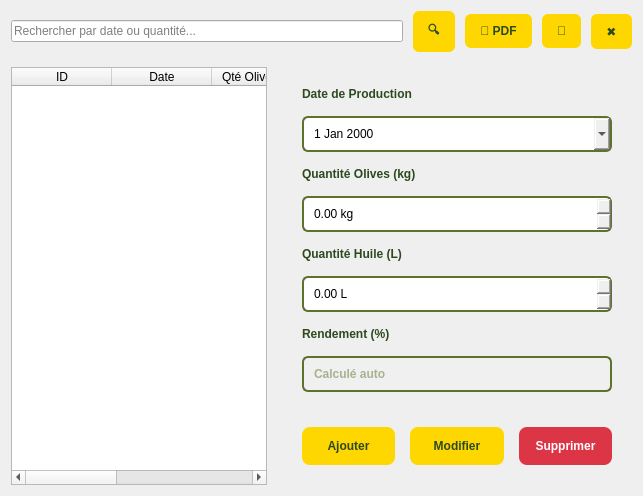
          <widget class="QWidget" name="tab1">
           <attribute name="title">
            <string>Liste des Productions</string>
           </attribute>
           <layout class="QVBoxLayout" name="productionTab1Layout">
            <property name="spacing">
             <number>15</number>
            </property>
            <item>
             <layout class="QHBoxLayout" name="productionSearchLayout">
              <property name="spacing">
               <number>10</number>
              </property>
              <item>
               <widget class="QLineEdit" name="searchBox">
                <property name="styleSheet">
                 <string notr="true"/>
                </property>
                <property name="placeholderText">
                 <string>Rechercher par date ou quantité...</string>
                </property>
               </widget>
              </item>
              <item>
               <widget class="QPushButton" name="btnSearch">
                <property name="styleSheet">
                 <string>background: #ffd700; color: #2d4a1f; border: none; padding: 10px 15px; border-radius: 6px; font-weight: bold;</string>
                </property>
                <property name="text">
                 <string>🔍</string>
                </property>
               </widget>
              </item>
              <item>
               <widget class="QPushButton" name="btnExportPDF">
                <property name="styleSheet">
                 <string>background: #ffd700; color: #2d4a1f; border: none; padding: 10px 15px; border-radius: 6px; font-weight: bold;</string>
                </property>
                <property name="text">
                 <string>📄 PDF</string>
                </property>
               </widget>
              </item>
              <item>
               <widget class="QPushButton" name="btnRefresh">
                <property name="styleSheet">
                 <string>background: #ffd700; color: #2d4a1f; border: none; padding: 10px 15px; border-radius: 6px; font-weight: bold;</string>
                </property>
                <property name="text">
                 <string>🔄</string>
                </property>
               </widget>
              </item>
              <item>
               <widget class="QPushButton" name="btnClear">
                <property name="styleSheet">
                 <string>background: #ffd700; color: #2d4a1f; border: none; padding: 10px 15px; border-radius: 6px; font-weight: bold;</string>
                </property>
                <property name="text">
                 <string>✖</string>
                </property>
               </widget>
              </item>
             </layout>
            </item>
            <item>
             <layout class="QHBoxLayout" name="splitLayout">
              <property name="spacing">
               <number>15</number>
              </property>
              <item>
               <widget class="QTableWidget" name="productionTable">
                <column>
                 <property name="text">
                  <string>ID</string>
                 </property>
                </column>
                <column>
                 <property name="text">
                  <string>Date</string>
                 </property>
                </column>
                <column>
                 <property name="text">
                  <string>Qté Olives (kg)</string>
                 </property>
                </column>
                <column>
                 <property name="text">
                  <string>Qté Huile (L)</string>
                 </property>
                </column>
                <column>
                 <property name="text">
                  <string>Rendement (%)</string>
                 </property>
                </column>
               </widget>
              </item>
              <item>
               <widget class="QFrame" name="formPanel">
                <property name="minimumSize">
                 <size>
                  <width>350</width>
                  <height>0</height>
                 </size>
                </property>
                <property name="maximumSize">
                 <size>
                  <width>400</width>
                  <height>16777215</height>
                 </size>
                </property>
                <property name="styleSheet">
                 <string notr="true">border-color: rgb(255, 255, 255);</string>
                </property>
                <layout class="QVBoxLayout" name="formLayout">
                 <property name="spacing">
                  <number>15</number>
                 </property>
                 <property name="margin" stdset="0">
                  <number>20</number>
                 </property>
                 <item>
                  <widget class="QLabel" name="labelDate">
                   <property name="styleSheet">
                    <string notr="true">color: #2d4a1f; font-weight: bold;</string>
                   </property>
                   <property name="text">
                    <string>Date de Production</string>
                   </property>
                  </widget>
                 </item>
                 <item>
                  <widget class="QDateEdit" name="inputDate">
                   <property name="styleSheet">
                    <string>padding: 8px; border: 2px solid #5d732c; border-radius: 6px;</string>
                   </property>
                   <property name="calendarPopup">
                    <bool>true</bool>
                   </property>
                  </widget>
                 </item>
                 <item>
                  <widget class="QLabel" name="labelQuantiteOlive">
                   <property name="styleSheet">
                    <string>color: #2d4a1f; font-weight: bold;</string>
                   </property>
                   <property name="text">
                    <string>Quantité Olives (kg)</string>
                   </property>
                  </widget>
                 </item>
                 <item>
                  <widget class="QDoubleSpinBox" name="inputQuantiteOlive">
                   <property name="styleSheet">
                    <string>padding: 8px; border: 2px solid #5d732c; border-radius: 6px;</string>
                   </property>
                   <property name="suffix">
                    <string> kg</string>
                   </property>
                   <property name="decimals">
                    <number>2</number>
                   </property>
                   <property name="maximum">
                    <double>100000.000000000000000</double>
                   </property>
                  </widget>
                 </item>
                 <item>
                  <widget class="QLabel" name="labelQuantiteHuile">
                   <property name="styleSheet">
                    <string>color: #2d4a1f; font-weight: bold;</string>
                   </property>
                   <property name="text">
                    <string>Quantité Huile (L)</string>
                   </property>
                  </widget>
                 </item>
                 <item>
                  <widget class="QDoubleSpinBox" name="inputQuantiteHuile">
                   <property name="styleSheet">
                    <string>padding: 8px; border: 2px solid #5d732c; border-radius: 6px;</string>
                   </property>
                   <property name="suffix">
                    <string> L</string>
                   </property>
                   <property name="decimals">
                    <number>2</number>
                   </property>
                   <property name="maximum">
                    <double>50000.000000000000000</double>
                   </property>
                  </widget>
                 </item>
                 <item>
                  <widget class="QLabel" name="labelRendement">
                   <property name="styleSheet">
                    <string>color: #2d4a1f; font-weight: bold;</string>
                   </property>
                   <property name="text">
                    <string>Rendement (%)</string>
                   </property>
                  </widget>
                 </item>
                 <item>
                  <widget class="QLineEdit" name="inputRendement">
                   <property name="enabled">
                    <bool>false</bool>
                   </property>
                   <property name="styleSheet">
                    <string>padding: 8px; border: 2px solid #5d732c; border-radius: 6px; background: #f0f0f0; font-weight: bold; color: #5d732c;</string>
                   </property>
                   <property name="placeholderText">
                    <string>Calculé auto</string>
                   </property>
                  </widget>
                 </item>
                 <item>
                  <spacer>
                   <property name="orientation">
                    <enum>Qt::Orientation::Vertical</enum>
                   </property>
                   <property name="sizeHint" stdset="0">
                    <size>
                     <width>20</width>
                     <height>20</height>
                    </size>
                   </property>
                  </spacer>
                 </item>
                 <item>
                  <layout class="QHBoxLayout" name="formButtons">
                   <item>
                    <widget class="QPushButton" name="btnAdd">
                     <property name="styleSheet">
                      <string>background: #ffd700; color: #2d4a1f; border: none; padding: 12px; border-radius: 8px; font-weight: bold;</string>
                     </property>
                     <property name="text">
                      <string>Ajouter</string>
                     </property>
                    </widget>
                   </item>
                   <item>
                    <widget class="QPushButton" name="btnUpdate">
                     <property name="styleSheet">
                      <string>background: #ffd700; color: #2d4a1f; border: none; padding: 12px; border-radius: 8px; font-weight: bold;</string>
                     </property>
                     <property name="text">
                      <string>Modifier</string>
                     </property>
                    </widget>
                   </item>
                   <item>
                    <widget class="QPushButton" name="btnDelete">
                     <property name="styleSheet">
                      <string>background: #dc3545; color: white; border: none; padding: 12px; border-radius: 8px; font-weight: bold;</string>
                     </property>
                     <property name="text">
                      <string>Supprimer</string>
                     </property>
                    </widget>
                   </item>
                  </layout>
                 </item>
                </layout>
               </widget>
              </item>
             </layout>
            </item>
           </layout>
          </widget>
